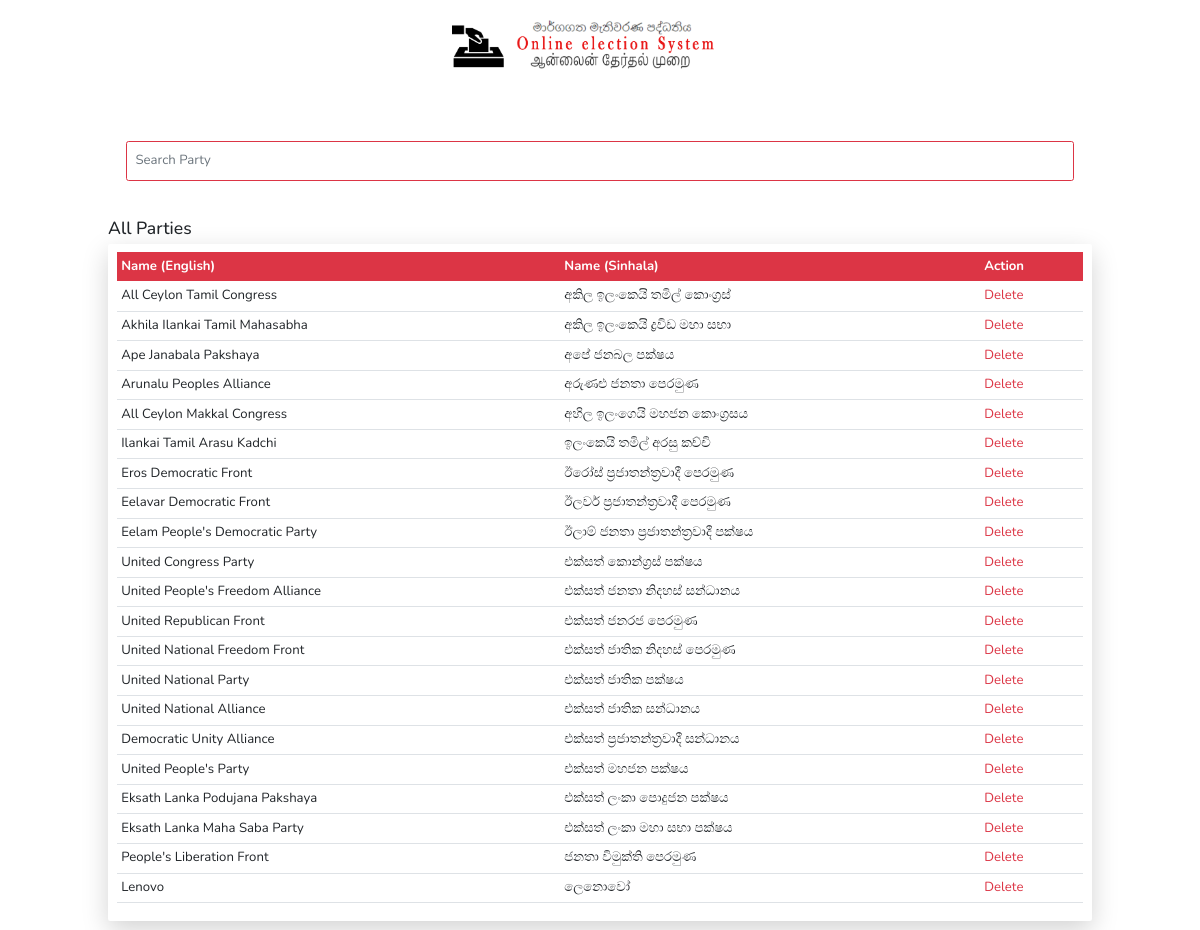
The app's page /admin/all_parties.php (signed in) with its own data.
### tables this page shows
CREATE TABLE `parties` (
  `id` int(11) NOT NULL,
  `namee` mediumtext NOT NULL,
  `names` mediumtext NOT NULL,
  `namet` mediumtext NOT NULL,
  `symbol` text NOT NULL
);

### admin/all_parties.php (the view, shortened to what this page needs)
<?php
include('../database.php');
?>
<!DOCTYPE html>
<html lang="en">
<head>
	<link rel="stylesheet" href="https://cdnjs.cloudflare.com/ajax/libs/font-awesome/5.15.3/css/all.min.css">
    <link rel="stylesheet" href="../assets/css/style.css">
	<link rel="stylesheet" href="../assets/boostrap/css/bootstrap.css">
    <link rel="stylesheet" href="../assets/boostrap/css/bootstrap.min.css">
</head>
<body oncontextmenu = "return false;">
<header>
    <div class="header-1" style = "background:#fff;">
        <center><a href="#" class="logo" style = 'color:#fe2121;'>
        <img src = '../assets/images/logo2.png'></a>
    </div>
</header>
<section class="contact">
    <form action='all_parties.php' method = 'post' style = "border:none;margin-bottom:2%;">
        <input type="text" name = 'name' class="form-control form-control-lg border-danger py-3 fs-4" placeholder = "Search Party">
    </form>
    <h2>All Parties</h2>
    <div class="p-3 rounded shadow-lg">
    <table class="table">
  <thead class="thead-dark">
    <tr>
      <th scope="col" class = 'fs-4 bg-danger text-white'>Name (English)</th>
      <th scope="col" class = 'fs-4 bg-danger text-white'>Name (Sinhala)</th>
      <th scope="col" class = 'fs-4 bg-danger text-white'>Action</th>
    </tr>
  </thead>
  <tbody>
    <?php
            if(isset($_POST['search_party'])){
                $name = $_POST['name'];
                $sql = "SELECT * FROM parties WHERE namee LIKE '%{$name}%' OR names LIKE '%{$name}%' OR namet LIKE '%{$name}%'";
            }
            else{
                $sql = "SELECT * FROM parties";
            }
			$result = $conn->query($sql);
			if ($result->num_rows > 0){
				while($row = $result->fetch_assoc()){
					$id = $row['id'];
					$namee = $row['namee'];
					$names = $row['names'];
					echo "
                    <tr>
                        <td class = 'fs-4'>{$namee}</td>
                        <td class = 'fs-4'>{$names}</td>
                        <td class = 'fs-4 text-white'><a href = '../adminprocessing/{$id}' class = 'text-danger'>Delete</a></td>
                    </tr>
                    ";
				}
			}
		?>
  </tbody>
</table>
</section>
</body>
</html>

### assets/css/style.css (style rules this page uses)
:root { --purple:#9900cf; --black:#2c2c54; }
* { font-family: 'Nunito', sans-serif; margin:0; padding:0; box-sizing: border-box; outline: none; border:none; text-decoration: none; text-transform: capitalize; transition: all .2s linear; }
html { font-size: 62.5%; overflow-x: hidden; scroll-padding-top: 6.5rem; scroll-behavior: smooth; }
section { padding:2rem 9%; }
.header-1 { background:#eee; display: flex; align-items: center; justify-content: space-between; padding:2rem 9%; }
.logo { color:var(--purple); font-weight: bolder; font-size: 3rem; text-decoration:none; }
.contact form { text-align: center; padding:2rem; border:.1rem solid rgba(0,0,0,.3); }
@media (max-width:1200px) { html { font-size: 55%; } }

### admin/all_parties.php (style rules this page uses)
.header-1 img { width:30%; }
.contact { margin-top:2vh;align-items: center;justify-content: center; }
a { text-decoration:none; }

### records on screen
parties: namee "All Ceylon Tamil Congress", names "අකිල ඉලංකෙයි තමිල් කොංග්‍රස්"
parties: namee "Akhila Ilankai Tamil Mahasabha", names "අකිල ඉලංකෙයි ද්‍රවිඩ මහා සභා"
parties: namee "Ape Janabala Pakshaya", names "අපේ ජනබල පක්ෂය"
parties: namee "Arunalu Peoples Alliance", names "අරුණළු ජනතා පෙරමුණ"
parties: namee "All Ceylon Makkal Congress", names "අහිල ඉලංගෙයි මහජන කොංග්‍රසය"
parties: namee "Ilankai Tamil Arasu Kadchi", names "ඉලංකෙයි තමිල් අරසු කච්චි"
parties: namee "Eros Democratic Front", names "ඊරෝස් ප්‍රජාතන්ත්‍රවාදී පෙරමුණ"
parties: namee "Eelavar Democratic Front", names "ඊලවර් ප්‍රජාතන්ත්‍රවාදී පෙරමුණ"
parties: namee "Eelam People's Democratic Party", names "ඊලාම් ජනතා ප්‍රජාතන්ත්‍රවාදී පක්ෂය"
parties: namee "United Congress Party", names "එක්සත් කොන්ග්‍රස් පක්ෂය"
parties: namee "United People's Freedom Alliance", names "එක්සත් ජනතා නිදහස් සන්ධානය"
parties: namee "United Republican Front", names "එක්සත් ජනරජ පෙරමුණ"
parties: namee "United National Freedom Front", names "එක්සත් ජාතික නිදහස් පෙරමුණ"
parties: namee "United National Party", names "එක්සත් ජාතික පක්ෂය"
parties: namee "United National Alliance", names "එක්සත් ජාතික සන්ධානය"
parties: namee "Democratic Unity Alliance", names "එක්සත් ප්‍රජාතන්ත්‍රවාදී සන්ධානය"
parties: namee "United People's Party", names "එක්සත් මහජන පක්ෂය"
parties: namee "Eksath Lanka Podujana Pakshaya", names "එක්සත් ලංකා පොදුජන පක්ෂය"
parties: namee "Eksath Lanka Maha Saba Party", names "එක්සත් ලංකා මහා සභා පක්ෂය"
parties: namee "People's Liberation Front", names "ජනතා විමුක්ති පෙරමුණ"
parties: namee "Lenovo", names "ලෙනොවෝ"
